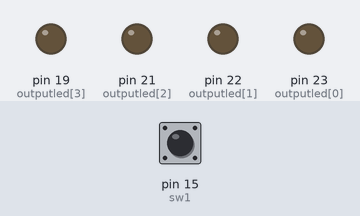
Recording of a sketch running on a simulated Arduino Mega 2560, built with avr-gcc and run on an emulated ATmega2560. Parts: output pins drawn as LEDs (lit = HIGH). Inputs (shaded band) come from the test bench; at power-on: pin 15 (sw1) HIGH.

Above: at 1.2 s.
1.3 s: pin 15 (sw1) pulled LOW for 0.15 s
At 1.4 s:
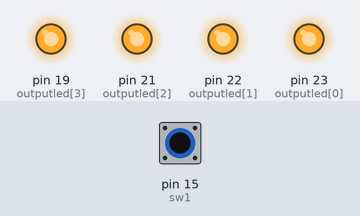
3.0 s: pin 15 (sw1) pulled LOW for 3.2 s
At 6.9 s:
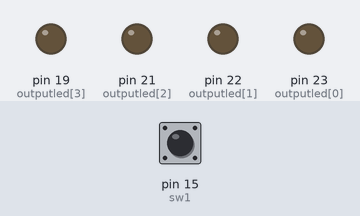
Timing chart, 0 to 8.4 s (numbered marks = the images above; inputs shaded):
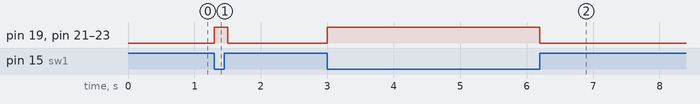

Measured:
- after the input at 1.3 s, pin 19 (outputled[3]), pin 21 (outputled[2]), pin 22 (outputled[1]), pin 23 (outputled[0]): LOW → HIGH at once, → LOW 0.20 s later
- after the input at 3.0 s, pin 19 (outputled[3]), pin 21 (outputled[2]), pin 22 (outputled[1]), pin 23 (outputled[0]): LOW → HIGH at once, → LOW 3.2 s later

The sketch:

3.sw1withledx4.ino
```cpp
int outputled[] = {23,22,21,19};
int sw1 = 15;
int buttonState = 0;
void allledon(){
  digitalWrite(23, HIGH);
  digitalWrite(22, HIGH);
  digitalWrite(21, HIGH);
  digitalWrite(19, HIGH);
}

void allledoff(){
  digitalWrite(23, LOW);
  digitalWrite(22, LOW);
  digitalWrite(21, LOW);
  digitalWrite(19, LOW);
}

void setup() {
  // put your setup code here, to run once:
  for (int i = 0; i < 4;i++){
    pinMode(outputled[i],OUTPUT);
  }
  pinMode(sw1,INPUT_PULLUP);
}

void loop() {
  buttonState = digitalRead(sw1);

  if (buttonState == LOW) {
    allledon();
  } else {
    allledoff();
  }

  delay(100);
}
```
